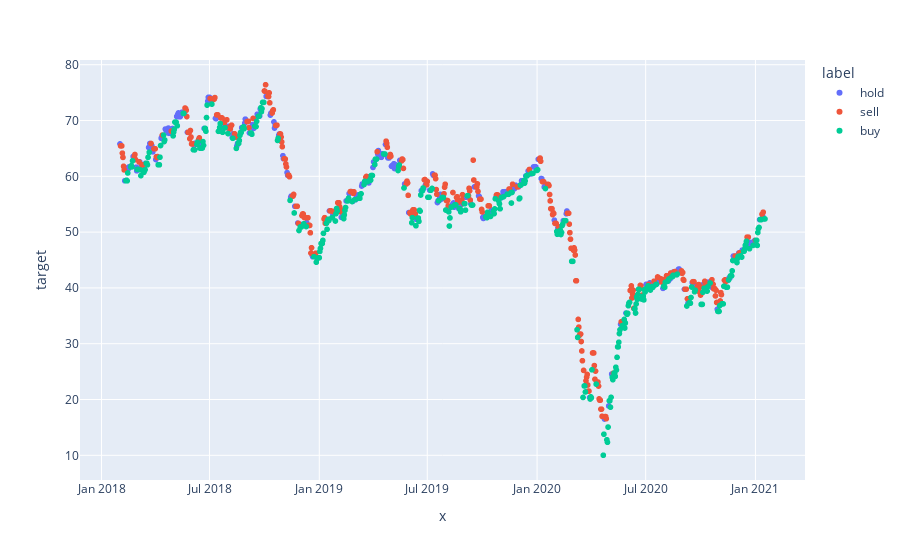

Notebook code cell kept with this figure:
### Code cell
fig = px.scatter(df.dropna(), x=df.dropna().index, y="target", color='label')
fig.show()

### Figure 1 — Plotly figure (JSON) as saved in the notebook; plotly's stock layout.template omitted (floating-point values rounded to 4 significant figures; data arrays with more than 128 entries replaced by an {"elided": "..."} marker saying what was removed)
{"data": [{"hovertemplate": "label=hold<br>x=%{x}<br>target=%{y}<extra></extra>", "legendgroup": "hold", "marker": {"color": "#636efa", "symbol": "circle"}, "mode": "markers", "name": "hold", "showlegend": true, "type": "scattergl", "x": {"elided": "365 str values"}, "xaxis": "x", "y": {"elided": "365 float values"}, "yaxis": "y"}, {"hovertemplate": "label=sell<br>x=%{x}<br>target=%{y}<extra></extra>", "legendgroup": "sell", "marker": {"color": "#EF553B", "symbol": "circle"}, "mode": "markers", "name": "sell", "showlegend": true, "type": "scattergl", "x": {"elided": "339 str values"}, "xaxis": "x", "y": {"elided": "339 float values"}, "yaxis": "y"}, {"hovertemplate": "label=buy<br>x=%{x}<br>target=%{y}<extra></extra>", "legendgroup": "buy", "marker": {"color": "#00cc96", "symbol": "circle"}, "mode": "markers", "name": "buy", "showlegend": true, "type": "scattergl", "x": {"elided": "377 str values"}, "xaxis": "x", "y": {"elided": "377 float values"}, "yaxis": "y"}], "layout": {"autosize": true, "legend": {"title": {"text": "label"}, "tracegroupgap": 0}, "margin": {"t": 60}, "xaxis": {"anchor": "y", "autorange": true, "domain": [0, 1], "range": ["2017-11-29 20:36:00.74", "2021-03-21 03:23:59.26"], "title": {"text": "x"}, "type": "date"}, "yaxis": {"anchor": "x", "autorange": true, "domain": [0, 1], "range": [5.302, 81.12], "title": {"text": "target"}, "type": "linear"}}}
